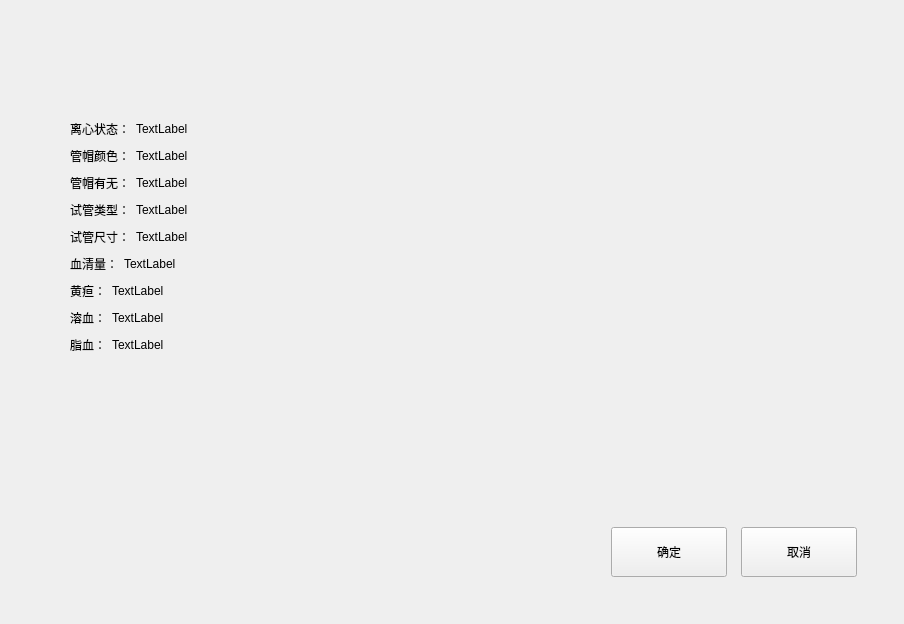
<?xml version="1.0" encoding="UTF-8"?>
<ui version="4.0">
 <class>QDialogAi</class>
 <widget class="BaseDlg" name="QDialogAi">
  <property name="geometry">
   <rect>
    <x>0</x>
    <y>0</y>
    <width>904</width>
    <height>624</height>
   </rect>
  </property>
  <property name="windowTitle">
   <string>QDulitionTimes</string>
  </property>
  <widget class="QPushButton" name="ok_btn">
   <property name="geometry">
    <rect>
     <x>611</x>
     <y>527</y>
     <width>116</width>
     <height>50</height>
    </rect>
   </property>
   <property name="text">
    <string>确定</string>
   </property>
   <property name="buttons" stdset="0">
    <string>btn_dlg</string>
   </property>
  </widget>
  <widget class="QPushButton" name="Cancel_button">
   <property name="geometry">
    <rect>
     <x>741</x>
     <y>527</y>
     <width>116</width>
     <height>50</height>
    </rect>
   </property>
   <property name="text">
    <string>取消</string>
   </property>
   <property name="buttons" stdset="0">
    <string>btn_dlg</string>
   </property>
  </widget>
  <widget class="QLabel" name="label">
   <property name="geometry">
    <rect>
     <x>454</x>
     <y>100</y>
     <width>400</width>
     <height>400</height>
    </rect>
   </property>
   <property name="styleSheet">
    <string notr="true"/>
   </property>
   <property name="text">
    <string/>
   </property>
   <property name="alignment">
    <set>Qt::AlignCenter</set>
   </property>
   <property name="borders" stdset="0">
    <string notr="true">all</string>
   </property>
   <property name="bks" stdset="0">
    <string notr="true">gray</string>
   </property>
  </widget>
  <widget class="QWidget" name="widget" native="true">
   <property name="geometry">
    <rect>
     <x>50</x>
     <y>100</y>
     <width>400</width>
     <height>400</height>
    </rect>
   </property>
   <property name="borders" stdset="0">
    <string notr="true">all</string>
   </property>
   <layout class="QVBoxLayout" name="verticalLayout">
    <property name="spacing">
     <number>9</number>
    </property>
    <property name="leftMargin">
     <number>20</number>
    </property>
    <property name="topMargin">
     <number>20</number>
    </property>
    <property name="rightMargin">
     <number>20</number>
    </property>
    <property name="bottomMargin">
     <number>20</number>
    </property>
    <item>
     <layout class="QHBoxLayout" name="horizontalLayout">
      <item>
       <widget class="QLabel" name="label_11">
        <property name="text">
         <string>离心状态：</string>
        </property>
       </widget>
      </item>
      <item>
       <widget class="QLabel" name="label_2">
        <property name="text">
         <string>TextLabel</string>
        </property>
       </widget>
      </item>
      <item>
       <spacer name="horizontalSpacer">
        <property name="orientation">
         <enum>Qt::Horizontal</enum>
        </property>
        <property name="sizeHint" stdset="0">
         <size>
          <width>0</width>
          <height>0</height>
         </size>
        </property>
       </spacer>
      </item>
     </layout>
    </item>
    <item>
     <layout class="QHBoxLayout" name="horizontalLayout_2">
      <item>
       <widget class="QLabel" name="label_12">
        <property name="text">
         <string>管帽颜色：</string>
        </property>
       </widget>
      </item>
      <item>
       <widget class="QLabel" name="label_3">
        <property name="text">
         <string>TextLabel</string>
        </property>
       </widget>
      </item>
      <item>
       <spacer name="horizontalSpacer_2">
        <property name="orientation">
         <enum>Qt::Horizontal</enum>
        </property>
        <property name="sizeHint" stdset="0">
         <size>
          <width>0</width>
          <height>0</height>
         </size>
        </property>
       </spacer>
      </item>
     </layout>
    </item>
    <item>
     <layout class="QHBoxLayout" name="horizontalLayout_3">
      <item>
       <widget class="QLabel" name="label_13">
        <property name="text">
         <string>管帽有无：</string>
        </property>
       </widget>
      </item>
      <item>
       <widget class="QLabel" name="label_4">
        <property name="text">
         <string>TextLabel</string>
        </property>
       </widget>
      </item>
      <item>
       <spacer name="horizontalSpacer_3">
        <property name="orientation">
         <enum>Qt::Horizontal</enum>
        </property>
        <property name="sizeHint" stdset="0">
         <size>
          <width>0</width>
          <height>0</height>
         </size>
        </property>
       </spacer>
      </item>
     </layout>
    </item>
    <item>
     <layout class="QHBoxLayout" name="horizontalLayout_4">
      <item>
       <widget class="QLabel" name="label_14">
        <property name="text">
         <string>试管类型：</string>
        </property>
       </widget>
      </item>
      <item>
       <widget class="QLabel" name="label_7">
        <property name="text">
         <string>TextLabel</string>
        </property>
       </widget>
      </item>
      <item>
       <spacer name="horizontalSpacer_4">
        <property name="orientation">
         <enum>Qt::Horizontal</enum>
        </property>
        <property name="sizeHint" stdset="0">
         <size>
          <width>0</width>
          <height>0</height>
         </size>
        </property>
       </spacer>
      </item>
     </layout>
    </item>
    <item>
     <layout class="QHBoxLayout" name="horizontalLayout_5">
      <item>
       <widget class="QLabel" name="label_15">
        <property name="text">
         <string>试管尺寸：</string>
        </property>
       </widget>
      </item>
      <item>
       <widget class="QLabel" name="label_5">
        <property name="text">
         <string>TextLabel</string>
        </property>
       </widget>
      </item>
      <item>
       <spacer name="horizontalSpacer_5">
        <property name="orientation">
         <enum>Qt::Horizontal</enum>
        </property>
        <property name="sizeHint" stdset="0">
         <size>
          <width>0</width>
          <height>0</height>
         </size>
        </property>
       </spacer>
      </item>
     </layout>
    </item>
    <item>
     <layout class="QHBoxLayout" name="horizontalLayout_6">
      <item>
       <widget class="QLabel" name="label_16">
        <property name="text">
         <string>血清量：</string>
        </property>
       </widget>
      </item>
      <item>
       <widget class="QLabel" name="label_6">
        <property name="text">
         <string>TextLabel</string>
        </property>
       </widget>
      </item>
      <item>
       <spacer name="horizontalSpacer_6">
        <property name="orientation">
         <enum>Qt::Horizontal</enum>
        </property>
        <property name="sizeHint" stdset="0">
         <size>
          <width>0</width>
          <height>0</height>
         </size>
        </property>
       </spacer>
      </item>
     </layout>
    </item>
    <item>
     <layout class="QHBoxLayout" name="horizontalLayout_7">
      <item>
       <widget class="QLabel" name="label_17">
        <property name="text">
         <string>黄疸：</string>
        </property>
       </widget>
      </item>
      <item>
       <widget class="QLabel" name="label_8">
        <property name="text">
         <string>TextLabel</string>
        </property>
       </widget>
      </item>
      <item>
       <spacer name="horizontalSpacer_7">
        <property name="orientation">
         <enum>Qt::Horizontal</enum>
        </property>
        <property name="sizeHint" stdset="0">
         <size>
          <width>0</width>
          <height>0</height>
         </size>
        </property>
       </spacer>
      </item>
     </layout>
    </item>
    <item>
     <layout class="QHBoxLayout" name="horizontalLayout_8">
      <item>
       <widget class="QLabel" name="label_18">
        <property name="text">
         <string>溶血：</string>
        </property>
       </widget>
      </item>
      <item>
       <widget class="QLabel" name="label_9">
        <property name="text">
         <string>TextLabel</string>
        </property>
       </widget>
      </item>
      <item>
       <spacer name="horizontalSpacer_8">
        <property name="orientation">
         <enum>Qt::Horizontal</enum>
        </property>
        <property name="sizeHint" stdset="0">
         <size>
          <width>0</width>
          <height>0</height>
         </size>
        </property>
       </spacer>
      </item>
     </layout>
    </item>
    <item>
     <layout class="QHBoxLayout" name="horizontalLayout_9">
      <item>
       <widget class="QLabel" name="label_19">
        <property name="text">
         <string>脂血：</string>
        </property>
       </widget>
      </item>
      <item>
       <widget class="QLabel" name="label_10">
        <property name="text">
         <string>TextLabel</string>
        </property>
       </widget>
      </item>
      <item>
       <spacer name="horizontalSpacer_9">
        <property name="orientation">
         <enum>Qt::Horizontal</enum>
        </property>
        <property name="sizeHint" stdset="0">
         <size>
          <width>0</width>
          <height>0</height>
         </size>
        </property>
       </spacer>
      </item>
     </layout>
    </item>
    <item>
     <spacer name="verticalSpacer">
      <property name="orientation">
       <enum>Qt::Vertical</enum>
      </property>
      <property name="sizeHint" stdset="0">
       <size>
        <width>20</width>
        <height>40</height>
       </size>
      </property>
     </spacer>
    </item>
   </layout>
  </widget>
 </widget>
 <layoutdefault spacing="6" margin="11"/>
 <customwidgets>
  <customwidget>
   <class>BaseDlg</class>
   <extends>QWidget</extends>
   <header>shared/basedlg.h</header>
   <container>1</container>
  </customwidget>
 </customwidgets>
 <resources/>
 <connections/>
</ui>
